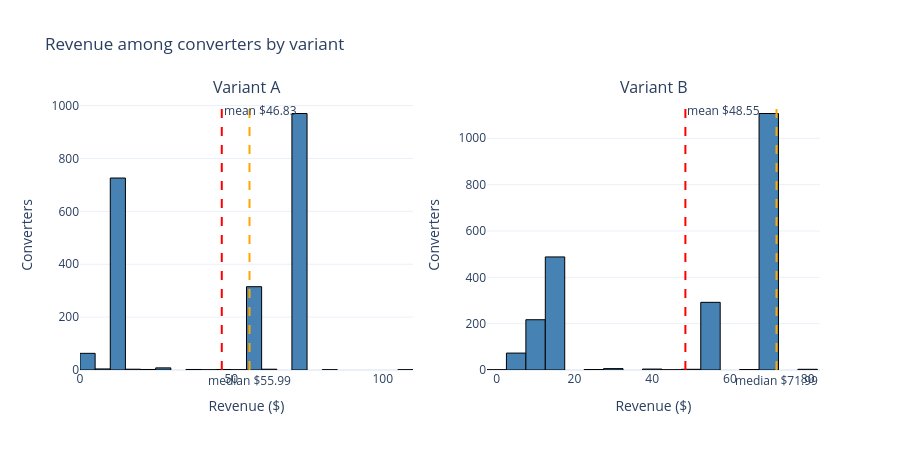

Notebook source saved alongside this figure:
### Code cell
# Visualize revenue distribution among converters
fig = make_subplots(rows=1, cols=2,
                    subplot_titles=('Variant A', 'Variant B'))
for col_idx, variant in enumerate(['A', 'B'], start=1):
    data = conv.loc[conv['variant'] == variant, 'revenue']
    fig.add_trace(
        go.Histogram(x=data, nbinsx=40,
                     marker=dict(color='steelblue', line=dict(color='black', width=1)),
                     name=f'Variant {variant}'),
        row=1, col=col_idx,
    )
    fig.add_vline(x=float(data.mean()),   line_dash='dash', line_color='red',
                  annotation_text=f'mean ${data.mean():.2f}',
                  row=1, col=col_idx)
    fig.add_vline(x=float(data.median()), line_dash='dash', line_color='orange',
                  annotation_text=f'median ${data.median():.2f}',
                  annotation_position='bottom',
                  row=1, col=col_idx)
    fig.update_xaxes(title_text='Revenue ($)', row=1, col=col_idx)
    fig.update_yaxes(title_text='Converters', row=1, col=col_idx)
fig.update_layout(height=450, showlegend=False,
                  title='Revenue among converters by variant')
fig.show()

### Figure 1 — Plotly figure (JSON) as saved in the notebook; plotly's stock layout.template omitted (floating-point values rounded to 4 significant figures; data arrays with more than 128 entries replaced by an {"elided": "..."} marker saying what was removed)
{"data": [{"marker": {"color": "steelblue", "line": {"color": "black", "width": 1}}, "name": "Variant A", "nbinsx": 40, "type": "histogram", "x": {"elided": "2102 float values"}, "xaxis": "x", "yaxis": "y"}, {"marker": {"color": "steelblue", "line": {"color": "black", "width": 1}}, "name": "Variant B", "nbinsx": 40, "type": "histogram", "x": {"elided": "2199 float values"}, "xaxis": "x2", "yaxis": "y2"}], "layout": {"annotations": [{"font": {"size": 16}, "showarrow": false, "text": "Variant A", "x": 0.225, "xanchor": "center", "xref": "paper", "y": 1, "yanchor": "bottom", "yref": "paper"}, {"font": {"size": 16}, "showarrow": false, "text": "Variant B", "x": 0.775, "xanchor": "center", "xref": "paper", "y": 1, "yanchor": "bottom", "yref": "paper"}, {"showarrow": false, "text": "mean $46.83", "x": 46.83, "xanchor": "left", "xref": "x", "y": 1, "yanchor": "top", "yref": "y domain"}, {"showarrow": false, "text": "median $55.99", "x": 55.99, "xanchor": "center", "xref": "x", "y": 0, "yanchor": "top", "yref": "y domain"}, {"showarrow": false, "text": "mean $48.55", "x": 48.55, "xanchor": "left", "xref": "x2", "y": 1, "yanchor": "top", "yref": "y2 domain"}, {"showarrow": false, "text": "median $71.99", "x": 71.99, "xanchor": "center", "xref": "x2", "y": 0, "yanchor": "top", "yref": "y2 domain"}], "height": 450, "shapes": [{"line": {"color": "red", "dash": "dash"}, "type": "line", "x0": 46.83, "x1": 46.83, "xref": "x", "y0": 0, "y1": 1, "yref": "y domain"}, {"line": {"color": "orange", "dash": "dash"}, "type": "line", "x0": 55.99, "x1": 55.99, "xref": "x", "y0": 0, "y1": 1, "yref": "y domain"}, {"line": {"color": "red", "dash": "dash"}, "type": "line", "x0": 48.55, "x1": 48.55, "xref": "x2", "y0": 0, "y1": 1, "yref": "y2 domain"}, {"line": {"color": "orange", "dash": "dash"}, "type": "line", "x0": 71.99, "x1": 71.99, "xref": "x2", "y0": 0, "y1": 1, "yref": "y2 domain"}], "showlegend": false, "title": {"text": "Revenue among converters by variant"}, "xaxis": {"anchor": "y", "domain": [0, 0.45], "title": {"text": "Revenue ($)"}}, "xaxis2": {"anchor": "y2", "domain": [0.55, 1], "title": {"text": "Revenue ($)"}}, "yaxis": {"anchor": "x", "domain": [0, 1], "title": {"text": "Converters"}}, "yaxis2": {"anchor": "x2", "domain": [0, 1], "title": {"text": "Converters"}}}}
